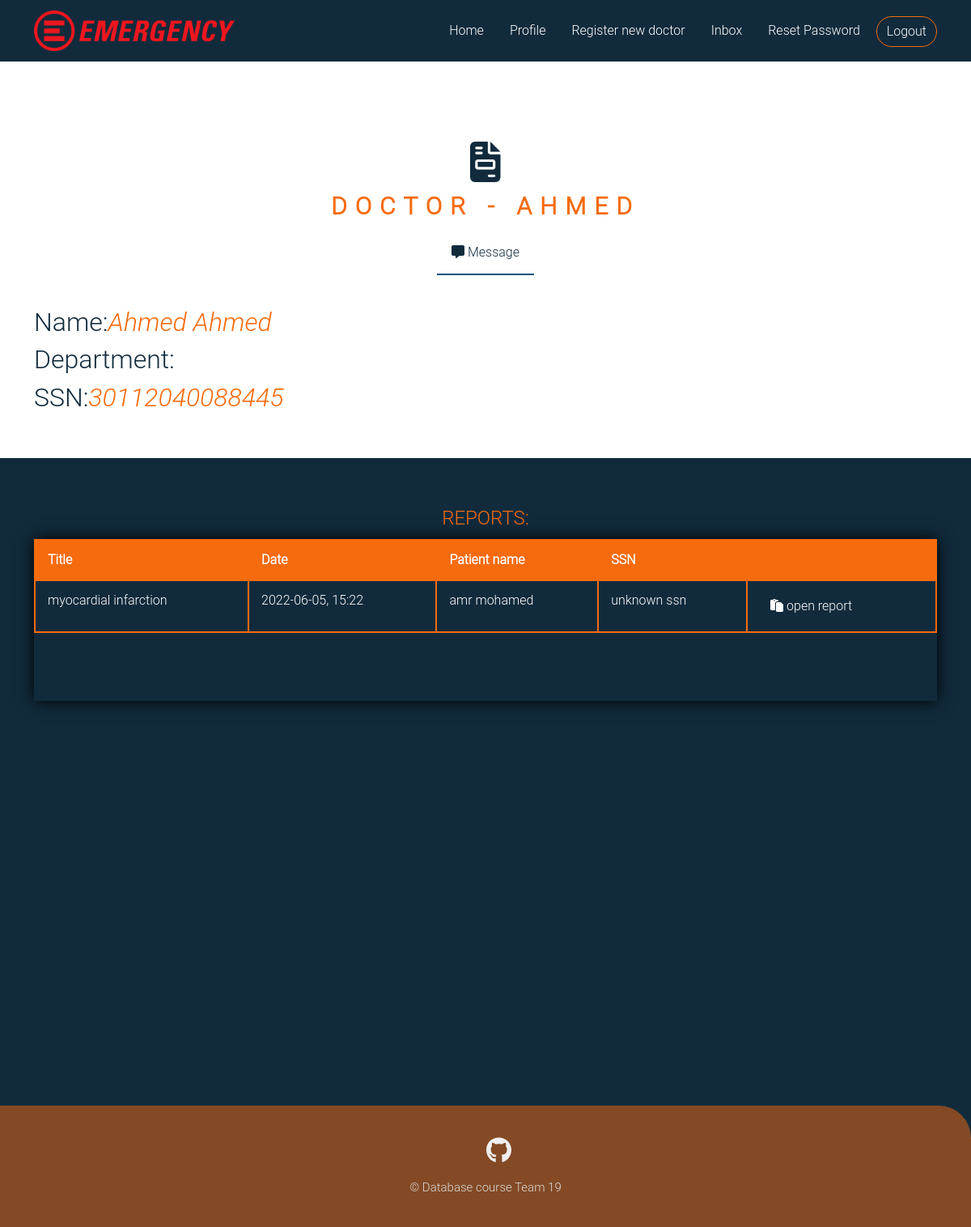
The page /profile/1 (signed in) on the database as committed earlier.
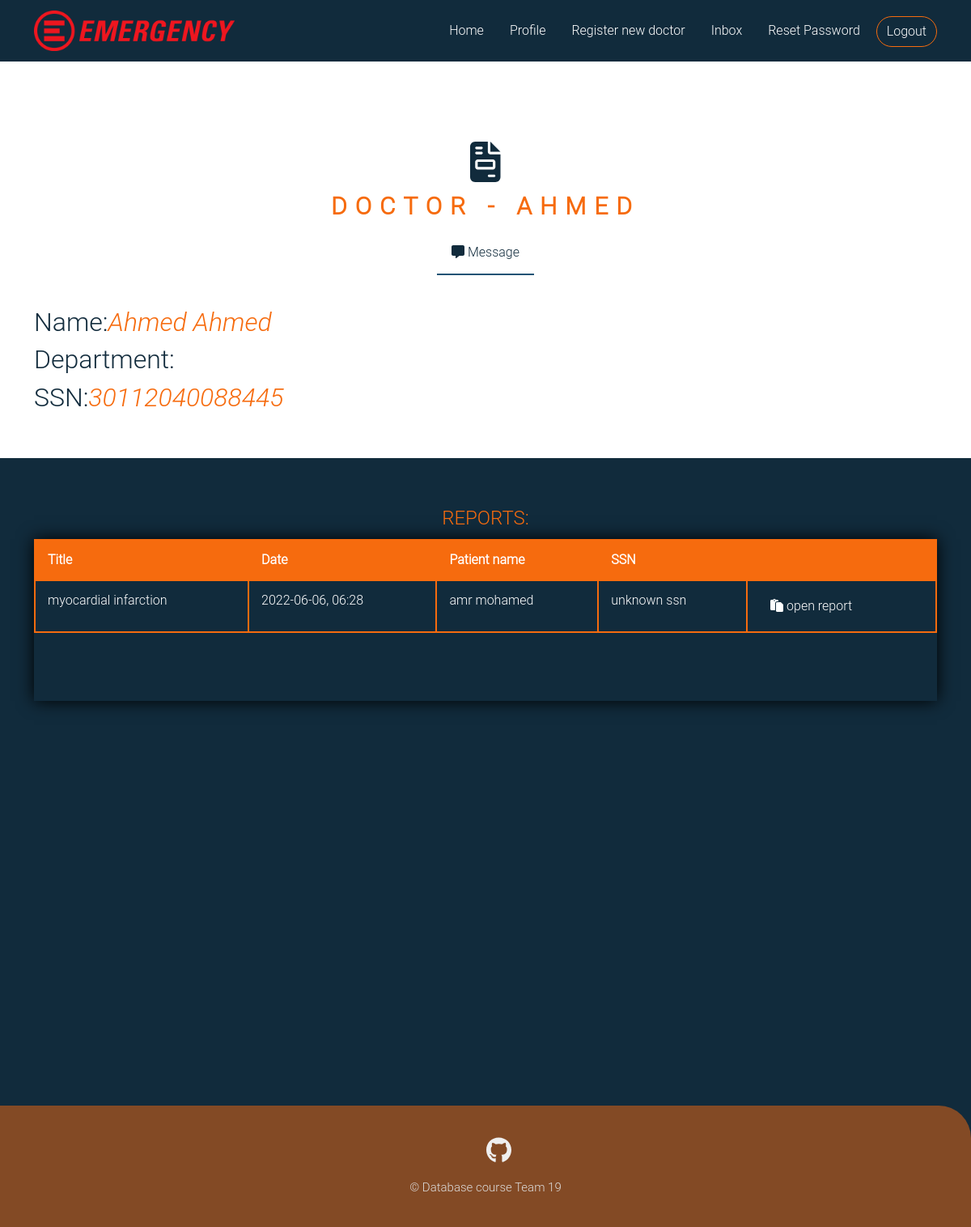
The same page on the database as committed later.
### emergencydebartment/models.py (models this page shows, shortened)
class Report(db.Model):
    id = db.Column(db.Integer, primary_key=True)
    patient_id = db.Column(db.Integer, db.ForeignKey('patient.id'),nullable = False, default=99999999999999)
    doctor_id =  db.Column(db.Integer, db.ForeignKey('doctor.id'),nullable = False)
    patient_ssn = db.Column(db.Integer,nullable=False, default=99999999999999)
    date =  db.Column(db.DateTime, default = datetime.utcnow)
    title = db.Column(db.String(50),nullable = False )
    condition = db.Column(db.String(300))
    urgency = db.Column(db.String(7))
    treatment = db.Column(db.String(100))
    recommendation = db.Column(db.String(100))
    images = db.relationship('Images',  backref='Report', lazy=True, foreign_keys = 'Images.report_id')

### emergencydebartment/routes.py (the view)
@app.route("/profile/<int:doctor_id>")
@login_required(role = 'Doctor')
def profile(doctor_id):
    doctor = Doctor.query.get_or_404(doctor_id)
    reports = doctor.examination
    patients_names_list = list()
    for report in reports:
        if report.patient_id != 99999999999999:patients_names_list.append(Patient.query.get(report.patient_id).Fname + " "+Patient.query.get(report.patient_id).Lname )
        else:patients_names_list.append('unkown patient')
    print(patients_names_list)
    return render_template('profile.html', doctor= doctor, reports_names= list(zip(reports, patients_names_list)))

### emergencydebartment/models.py (called while the page is built)
@login_manager.user_loader
def load_user(user_id):
    return User.query.get(int(user_id))

### emergencydebartment/routes.py (called while the page is built)
def login_required(role="ANY"):
    def wrapper(fn):
        @wraps(fn)
        def decorated_view(*args, **kwargs):
            if not current_user.is_authenticated:
              return login_manager.unauthorized()
            if current_user.user_role != 'Admin':
                if ((current_user.user_role != role) and (role != "ANY")):
                    return login_manager.unauthorized()
            return fn(*args, **kwargs)
        return decorated_view
    return wrapper

### emergencydebartment/templates/profile.html (shortened to what this page needs)
{% extends "layout.html" %}
{% block content %}
        <section class="services pt-5 pb-5">
            <div class="container">
              <div class="main-title mt-5 mb-5 position-relative text-center">
                <h1 class="serv-icon mb-0">
                  <i class="fas fa-file-invoice align-items-center"></i>
                </h1>
                <p class="title ">Doctor - {{doctor.Fname}}</p>
                <td><a class="calling_btn btn rounded-pill main-btn " style="color:#112b3c ;" href="{{url_for('send_message',receive_id=doctor.id)}} "> <i class="fa-solid fa-message"></i> Message</a></a></td>
              </div>
                <div class="textblue">
                    <h2>Name:<i class="textgold">{{ doctor.Fname }} {{ doctor.Lname }}</i></h2>
                    <h2>Department: </h2>
                    <h2>SSN:<i class="textgold">{{doctor.ssn}}</i></h2>
                </div>
            </div>
        </section>
        <div class="container">
            <legend class="textgold text-uppercase"> reports:</legend>
            {% if not reports_names %}
            <div class="box backwhite">
                There is no reports to show for {{ doctor.Fname }}  {{ doctor.Lname }}
            </div>
            {% else %}
            <div class="content-table ">
                <div class="scrollme">
                    <table class="table table-bordered table-responsive">
                        <thead>
                            <tr >
                                <th scope="col">Title</th>
                                <th scope="col">Date</th>
                                <th scope="col">Patient name</th>
                                <th scope="col">SSN</th>
                                <th scope="col"></th>
                            </tr>
                        </thead>
                        <tbody>
                        {% for report, name in reports_names %}
                            <tr>
                                <td>{{report.title}}</td>
                                <td>{{report.date.strftime("%Y-%m-%d, %H:%M")}}</td>
                                <td>{{name}}</td>
                                <td>{% if report.patient_ssn != 99999999999999 %}
                                    <a href="{{ url_for('search_patient' , patient_ssn = report.patient_ssn)}}" class="stretched-link">
                                    {{report.patient_ssn}}</a>
                                        {% else %}
                                    unknown ssn
                                    {% endif %}
                                    </td>
                                    <td><a class="calling_btn btn rounded-pill main-btn " style="color:white ;" href="{{ url_for('report' , report_id = report.id)}} "> <i class="fa-solid fa-paste"></i> open report</a></a></td>
                            </tr>
                            {% endfor %}
                        </tbody>
                    </table>
                </div>
            </div>
            {% endif %}
        </div>
{% endblock %}

Rows that differ between the two databases and show on the page:
changed Report "myocardial infarction": date "2022-06-05, 15:22" → "2022-06-06, 06:28"
